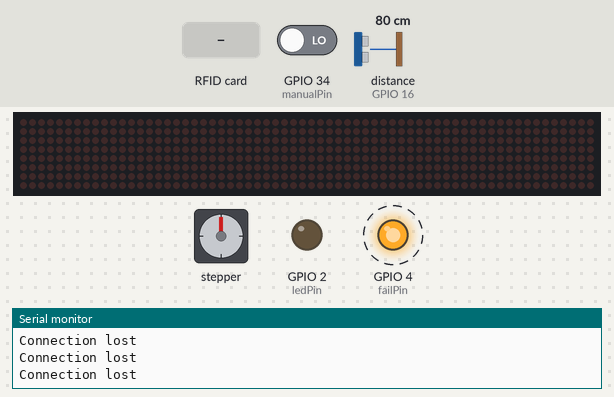
A sketch run on a simulated ESP32. Shown: stepper motor, 64×8 LED matrix, output pins drawn as LEDs (lit = HIGH), the last lines printed to the serial monitor. Wiring (inferred from the names in the program): stepper motor driver (100 steps per turn assumed): step GPIO 33; direction GPIO 32. Dashed ring = blinking. The inputs (shaded band) are chosen by the test bench; at power-on: GPIO 34 (manualPin) LOW, distance to the obstacle (sensor on GPIO 16) 80 cm. The echo pulse lasts 58.3 µs per cm; WiFi joins after 1.5 s; servers stay silent unless stated; pins used as bus, display or sensor lines are not drawn.

Above: at 0.95 s.
1.3 s: GPIO 34 (manualPin) driven HIGH
At 2.2 s:
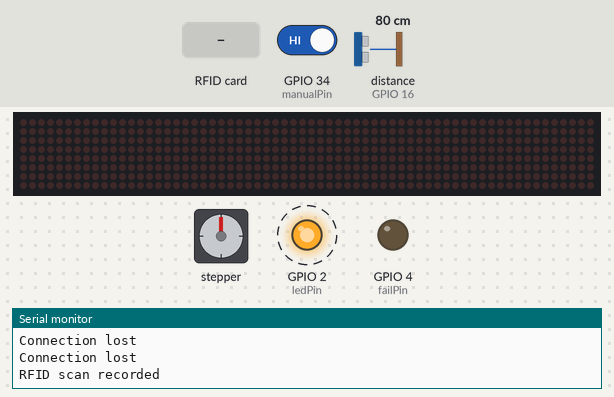
4.3 s: distance to the obstacle (sensor on GPIO 16) set to 2 cm
7.3 s: RFID card 5E 7A 19 C4 held to the reader
At 7.8 s:
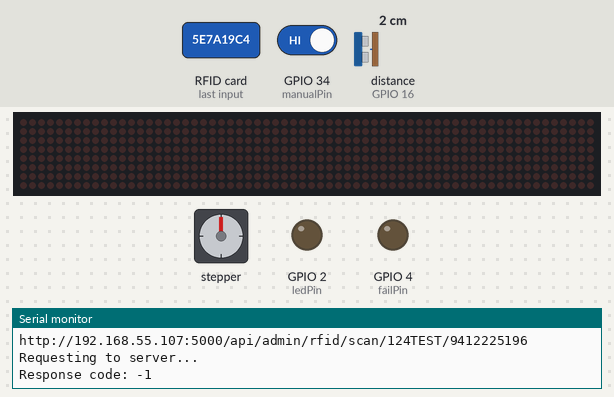
10.3 s: distance to the obstacle (sensor on GPIO 16) set to 250 cm
13.3 s: distance to the obstacle (sensor on GPIO 16) set to 4 cm
16.3 s: RFID card 5E 7A 19 C4 held to the reader
Timing chart, 0 to 66.8 s (numbered marks = the images above; inputs shaded):
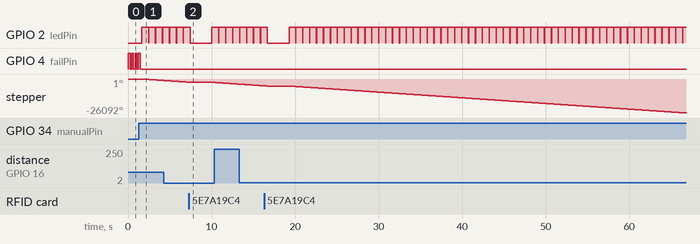

Measured:
- after the input at 1.3 s, GPIO 2 (ledPin): alternates HIGH for 0.81 s and LOW for 0.03 s, starting after 0.35 s; stepper: keeps turning counter-clockwise at about 438°/s, starting after 0.38 s

The sketch:

RFID_scan_v0.2.ino
```cpp
#include <SPI.h>
#include <MFRC522.h>
#include <MD_Parola.h>
#include <MD_MAX72xx.h>
#include <WiFi.h>
#include <HTTPClient.h>
#include <Arduino_JSON.h>

#define ledPin 2
#define failPin 4
//#define RFdisabled 27

//Sensor
#define trigPin 5
#define echoPin 16

//LED Matrix
#define HARDWARE_TYPE MD_MAX72XX::FC16_HW
#define MAX_DEVICES 8
#define csPin 12
#define dPin 13
#define clkPin 14

//Motor driver
#define dirPin 32
#define stepPin 33
#define manualPin 34
#define stepsPerRevolution 100

MD_Parola P = MD_Parola(HARDWARE_TYPE, dPin, clkPin, csPin, MAX_DEVICES);

const int RST_PIN = 22; // Reset pin
const int SS_PIN = 21; // Slave select pin

const char* deviceKey = "124TEST";
const char* ssid = "SKYFiber_MESH_1A10";
const char* password =  "531055085";
const char* requestPath = "http://192.168.55.107:5000/api/admin/rfid/scan/";

MFRC522 mfrc522(SS_PIN, RST_PIN);   // Create MFRC522 instance

void setup() {
  Serial.begin(115200);
  WiFi.begin(ssid, password);

  pinMode(ledPin, OUTPUT);
  pinMode(failPin, OUTPUT);
  pinMode(stepPin, OUTPUT);
  pinMode(dirPin, OUTPUT);
  pinMode(trigPin, OUTPUT);
  pinMode(echoPin, INPUT);
  pinMode(manualPin, INPUT);

  while (!Serial); // Do nothing if no serial port is opened (added for Arduinos based on ATMEGA32U4)

  SPI.begin(); // Init SPI bus
  mfrc522.PCD_Init(); // Init MFRC522
  mfrc522.PCD_DumpVersionToSerial(); // Show details of PCD - MFRC522 Card Reader details

  P.begin(8);
  P.setZone(0, 0, 3);
  P.setZone(1, 4, 7);
  P.displayZoneText(0,"S T O P",PA_CENTER,P.getSpeed(), P.getPause(), PA_PRINT, PA_CLOSING);

  bool rfFunctional = mfrc522.PCD_PerformSelfTest();

  if(!rfFunctional){
    Serial.print("Connecting");
    while (WiFi.status() != WL_CONNECTED) {
      Serial.print(".");
      delay(500);
    }
    Serial.println("\nConnected to network");
    Serial.println("<-- SCAN TAG -->");
    Serial.println("\n - - - Watching for tags - - -");
  }
}

void loop() {
  bool rfFunctional = mfrc522.PCD_PerformSelfTest();

  if(!rfFunctional){
    digitalWrite(failPin,HIGH);
  }  digitalWrite(failPin,LOW);


  if(digitalRead(manualPin)){
    digitalWrite(ledPin, HIGH);
    P.displayZoneText(1,"P A S S",PA_CENTER,P.getSpeed(), P.getPause(), PA_PRINT, PA_CLOSING);
    Serial.println("RFID scan recorded");

    bool isStopped = runRevolution(HIGH);

    if(!isStopped){
      trigSensor();
      long duration = pulseIn(echoPin, HIGH);
      float distance = duration * 0.034 / 2;;

      while(distance > 40){
        trigSensor();
        duration = pulseIn(echoPin, HIGH);
        distance = duration * 0.034 / 2;
        Serial.print("Enter Distance: ");
        Serial.println(distance);
        delay(400);
      }

      delay(200);

      while(distance < 40){
        trigSensor();
        duration = pulseIn(echoPin, HIGH);
        distance = duration * 0.034 / 2;
        Serial.print("Exit Distance: ");
        Serial.println(distance);
        delay(400);
      }

      delay(1000);
      P.displayZoneText(0,"S T O P",PA_CENTER,P.getSpeed(), P.getPause(), PA_PRINT, PA_CLOSING);
      delay(2000);

      runRevolution(LOW);
    }
    digitalWrite(ledPin, LOW);
  }


  if(!rfFunctional){
    delay(200);
    return;
  }


  if ((WiFi.status() == WL_CONNECTED)) //Check the current connection status
  {
    MFRC522::MIFARE_Key key;
    for (byte i = 0; i < 6; i++) key.keyByte[i] = 0xFF;

    if ( ! mfrc522.PICC_IsNewCardPresent() || ! mfrc522.PICC_ReadCardSerial()) {
      digitalWrite(ledPin, LOW);
      return;
    }

    HTTPClient http;
    MFRC522::StatusCode status;
    String uid;

    Serial.println("\n<< Tag detected >>");

    for (byte i = 0; i < mfrc522.uid.size; i++) {
      uid += mfrc522.uid.uidByte[i];
    }

    String path = String(requestPath) + String(deviceKey) + "/" + uid;
    Serial.println(path);

    http.begin(path);
    int httpResponseCode = http.GET();

    Serial.println("\nRequesting to server...");

    if (httpResponseCode == 200) {
      digitalWrite(ledPin, HIGH);
      P.displayZoneText(1,"P A S S",PA_CENTER,P.getSpeed(), P.getPause(), PA_PRINT, PA_CLOSING);
      Serial.println("RFID scan recorded");

      bool isStopped = runRevolution(HIGH);

      if(!isStopped){
        trigSensor();
        long duration = pulseIn(echoPin, HIGH);
        float distance = duration * 0.034 / 2;;

        while(distance > 40){
          trigSensor();
          duration = pulseIn(echoPin, HIGH);
          distance = duration * 0.034 / 2;
          Serial.print("Enter Distance: ");
          Serial.println(distance);
          delay(400);
        }

        delay(200);

        while(distance < 40){
          trigSensor();
          duration = pulseIn(echoPin, HIGH);
          distance = duration * 0.034 / 2;
          Serial.print("Exit Distance: ");
          Serial.println(distance);
          delay(400);
        }

        delay(1000);
        P.displayZoneText(0,"S T O P",PA_CENTER,P.getSpeed(), P.getPause(), PA_PRINT, PA_CLOSING);
        delay(2000);

        runRevolution(LOW);
      }
      digitalWrite(ledPin, LOW);
    }
    else {
      Serial.print("Response code: ");
      Serial.println(httpResponseCode);
      P.displayZoneText(0,"F A I L",PA_CENTER,P.getSpeed(), P.getPause(), PA_PRINT, PA_CLOSING);
      delay(2000);
    }

    http.end();
    mfrc522.PICC_HaltA(); // Halt PICC
    mfrc522.PCD_StopCrypto1();  // Stop encryption on PCD

    delay(200);

    Serial.println("\n - - - Watching for tags - - -");
  }
  else {
    Serial.println("Connection lost");
    digitalWrite(failPin,HIGH);
    delay(200);
    digitalWrite(failPin,LOW);
  }
  delay(200);
}


void trigSensor(){
  digitalWrite(trigPin, LOW);
  delayMicroseconds(2);
  digitalWrite(trigPin, HIGH);
  delayMicroseconds(10);
  digitalWrite(trigPin, LOW);
}

bool runRevolution(bool startAt){
  digitalWrite(dirPin, startAt);

  for (int i = 0; i < stepsPerRevolution; i++) {
    if(digitalRead(manualPin)){
      trigSensor();
      long duration = pulseIn(echoPin, HIGH);
      float distance = duration * 0.034 / 2;

      while(duration < 40){
        trigSensor();
        duration = pulseIn(echoPin, HIGH);
        distance = duration * 0.034 / 2;
      };

      digitalWrite(dirPin, !startAt);
      for (int x = i; x < stepsPerRevolution; x++) {
        digitalWrite(stepPin, HIGH);
        delayMicroseconds(4000);
        digitalWrite(stepPin, LOW);
        delayMicroseconds(4000);
      }

      return true;
    };

    digitalWrite(stepPin, HIGH);
    delayMicroseconds(4000);
    digitalWrite(stepPin, LOW);
    delayMicroseconds(4000);
  }

  return false;
}
```
